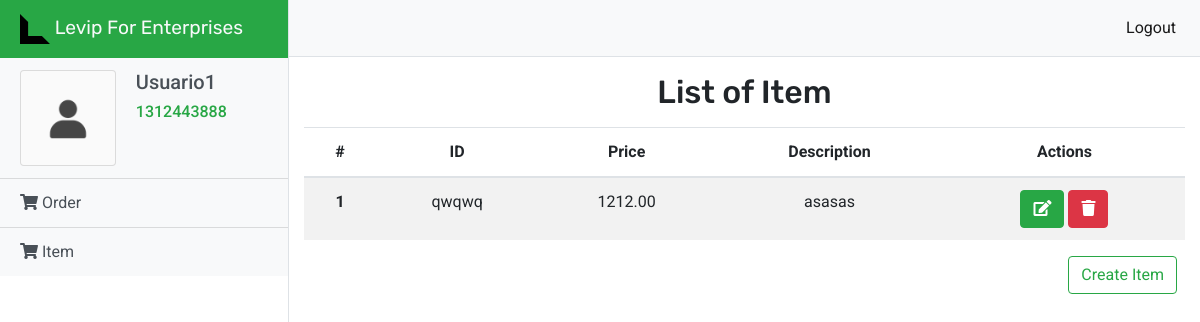
/levip/dashboard/item/ (signed in), run on an earlier commit of the app's database.
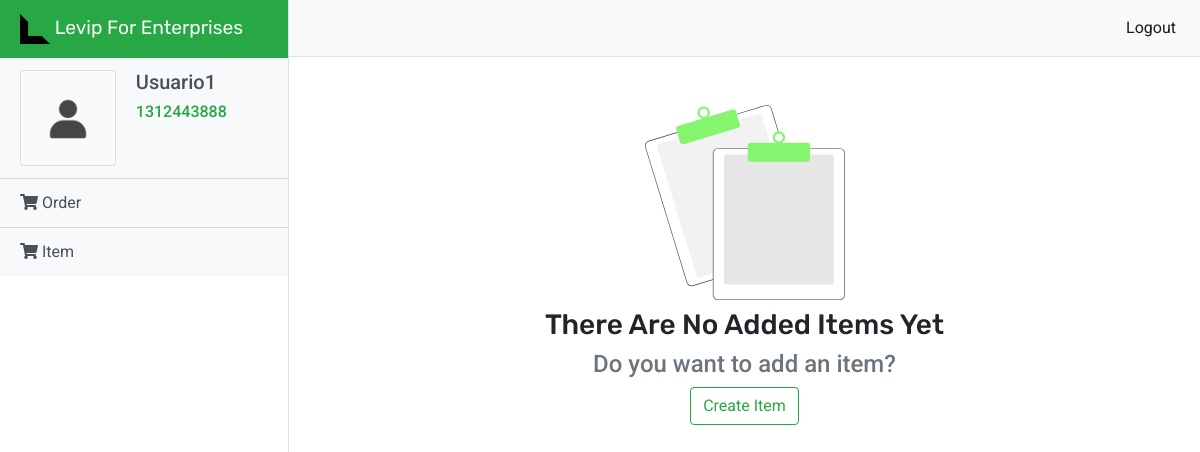
And on a later commit of the database.
### Levip/models.py (models this page shows)
class Item(models.Model):
    IT_ID = models.CharField(max_length = 5, primary_key=True)
    IT_NOMBRE =  models.CharField(max_length=50, default=None)
    IT_DESCRIPCION =  models.TextField(default=None)
    IT_PRECIO = models.DecimalField(max_digits=10, decimal_places=2, default=None)

### Levip/views.py (the view)
def itemPage(request):
    try:
        request.session['user']
        return render(request, 'item.html', {'user': Cliente.objects.get(pk=request.session['user']), 'items': Item.objects.all()})
    except:
        return redirect('/levip/signin')

### Levip/templates/item.html
{% extends 'index.html' %}
{% block content %}
{% load static %}
{% load fontawesome_5 %}
{% fontawesome_5_static %}
<div class="d-flex" id="wrapper">
    <div class=" border-right" id="sidebar-wrapper">
      <div class=" marca sidebar-heading text-light bg-success">
          <img src="{% static "img/levip_icon.svg" %}" width="30" height="30" class="d-inline-block align-top" alt="" loading="lazy">
         Levip For Enterprises</div>
      <div class="list-group list-group-flush">
        <div class="list-group-item list-group-item-action bg-light">
            <div class="row justify-content-md-center">
                <div class="col-md-5">
                    <div class="card" style="width: 6rem; height: 6rem; background: #fafafa;">
                        <div class="card-body">
                            <img src="{% static "/img/user.png" %}" width="100"  class="card-img-top" alt="User">
                        </div>
                      </div>
                </div>
                <div class="col-md-7">
                    <h5 class="text-capitalize">{{user.CLIE_USERNAME}} </h5>
                      <h6 class="text-capitalize text-success">{{user.CLIE_CEDULA}}</h6>
                </div>
            </div>
        </div>
        <a href="/levip/dashboard/pedido" class="list-group-item list-group-item-action bg-light"><i class="fas fa-shopping-cart"></i> Order</a>
        <a href="/levip/dashboard/item" class="list-group-item list-group-item-action bg-light"><i class="fas fa-shopping-cart"></i> Item</a>
      </div>
    </div>
    <div id="page-content-wrapper">
      <nav class="navbar navbar-expand-lg navbar-light bg-light border-bottom">
        <div class="collapse navbar-collapse" id="navbarSupportedContent">
          <ul class="navbar-nav ml-auto mt-2 mt-lg-0">
            <li class="nav-item active">
              <a class="nav-link" href="/levip/logout">Logout <span class="sr-only">(current)</span></a>
            </li>
          </ul>
        </div>
      </nav>
      <div class="container-fluid">
        <div class="row justify-content-md-center">
          {% if items%}
          <div class="col-md text-center">
          <h2 class="marca m-3">List of Item</h2>
            <table class="table table-striped">
              <thead>
                <tr>
                  <th scope="col">#</th>
                  <th scope="col">ID</th>
                  <th scope="col">Price</th>
                  <th scope="col">Description</th>
                  <th scope="col">Actions</th>
                </tr>
              </thead>
              <tbody>
                {% for item in items %}
                <tr>
                  <th scope="row">1</th>
                  <td>{{item.IT_ID}}</td>
                  <td>{{item.IT_PRECIO}}</td>
                  <td>{{item.IT_DESCRIPCION}}</td>
                  <td>
                    <a class="btn btn-success text-capitalize" href="/levip/dashboard/editItemView/{{item.IT_ID}}" role="button"><i class="fas fa-edit"></i></a>
                    <a class="btn btn-danger text-capitalize" href="/levip/dashboard/deleteItem/{{item.IT_ID}}" role="button"><i class="fas fa-trash"></i></a>
                  </td>
                </tr>
                {% endfor %}
              </tbody>
            </table>
            <div class="text-right m-2">
              <a class="btn btn-outline-success text-capitalize" href="/levip/dashboard/createItemView" role="button">Create item</a>
            </div>
          </div>
          {% else %}
          <div class="col-md-7 text-center m-5">
            <img src="{% static "/img/no_data.svg" %}" width="200" alt="User">
            <div class="m-2">
              <h3 class=" marca text-capitalize">There are no added items yet</h3>
              <h4 class="text-muted">Do you want to add an item? <h4>
                <a class="btn btn-outline-success text-capitalize" href="/levip/dashboard/createItemView" role="button">Create item</a>
            </div>
          </div>
          {% endif %}
        </div>
      </div>
    </div>
  </div>
{% endblock %}

What changed in the data, as far as the page shows it:
removed Item: IT_ID "qwqwq", IT_PRECIO "1212.00", IT_DESCRIPCION "asasas"
Also different on the page:
text no longer shown: "List of Item # ID Price Description Actions"
text now shown: "There Are No Added Items Yet Do you want to add an item?"
